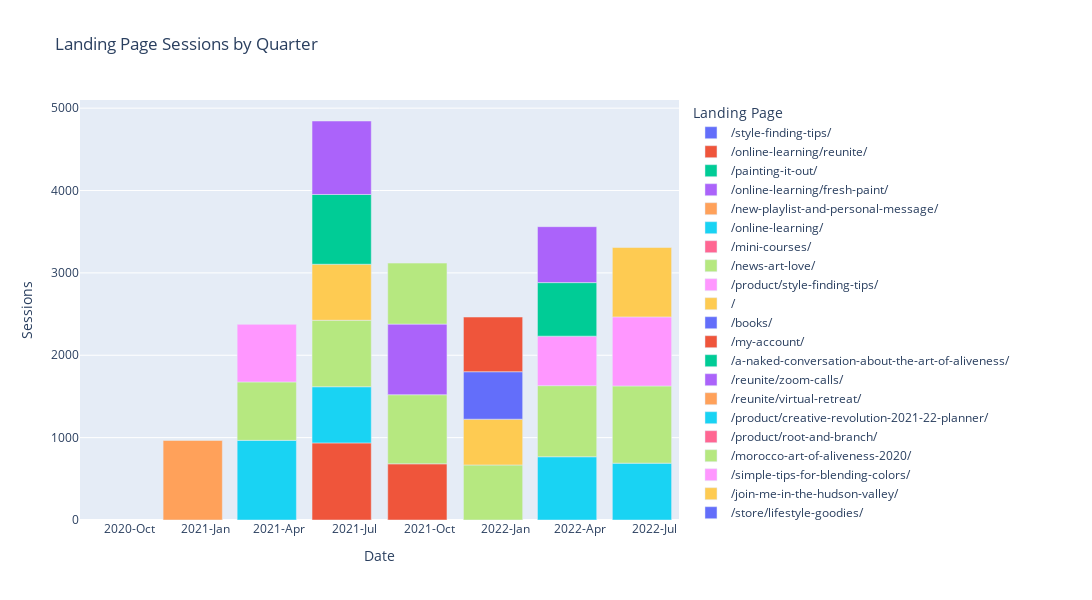

The cell this chart's notebook holds for it:
### Code cell
# Read the CSV file
df = pd.read_csv('output/flora/flora-landing/Landing Pages/consolidated-landing-pages.csv')

# # Now, let's create the Date column
df['Date'] = pd.to_datetime(df['Year'].astype(str) + '-' + df['Quarter'].apply(functions.quarter_to_month) + '-01')

# Sort by date
df = df.sort_values("Date")

# Create Line Plot with No Total
fig = px.bar(df.query('`Landing Page` != "total"'), x='Date', y='Sessions', color='Landing Page', title='Landing Page Sessions by Quarter')

# Update the layout
fig.update_layout(
    autosize=False,
    width=1200,  # Width of the figure in pixels
    height=600  # Height of the figure in pixels
)

# Customize the x-axis to show both year and quarter
fig.update_xaxes(
    dtick="M3",
    tickformat="%Y-%b",  # This will show Year-Month
    ticklabelmode="period"
)

fig.show()
fig.write_html('output/flora/flora-landing-pages.html')

### Figure 1 — Plotly figure (JSON) as saved in the notebook; plotly's stock layout.template omitted (floating-point values rounded to 4 significant figures)
{"data": [{"alignmentgroup": "True", "hovertemplate": "Landing Page=/style-finding-tips/<br>Date=%{x}<br>Sessions=%{y}<extra></extra>", "legendgroup": "/style-finding-tips/", "marker": {"color": "#636efa", "pattern": {"shape": ""}}, "name": "/style-finding-tips/", "offsetgroup": "/style-finding-tips/", "orientation": "v", "showlegend": true, "textposition": "auto", "type": "bar", "x": ["2020-10-01T00:00:00"], "xaxis": "x", "y": [null], "yaxis": "y"}, {"alignmentgroup": "True", "hovertemplate": "Landing Page=/online-learning/reunite/<br>Date=%{x}<br>Sessions=%{y}<extra></extra>", "legendgroup": "/online-learning/reunite/", "marker": {"color": "#EF553B", "pattern": {"shape": ""}}, "name": "/online-learning/reunite/", "offsetgroup": "/online-learning/reunite/", "orientation": "v", "showlegend": true, "textposition": "auto", "type": "bar", "x": ["2020-10-01T00:00:00", "2021-01-01T00:00:00", "2021-04-01T00:00:00", "2021-07-01T00:00:00", "2021-10-01T00:00:00", "2022-01-01T00:00:00"], "xaxis": "x", "y": [null, null, null, 936, 682, null], "yaxis": "y"}, {"alignmentgroup": "True", "hovertemplate": "Landing Page=/painting-it-out/<br>Date=%{x}<br>Sessions=%{y}<extra></extra>", "legendgroup": "/painting-it-out/", "marker": {"color": "#00cc96", "pattern": {"shape": ""}}, "name": "/painting-it-out/", "offsetgroup": "/painting-it-out/", "orientation": "v", "showlegend": true, "textposition": "auto", "type": "bar", "x": ["2020-10-01T00:00:00", "2021-01-01T00:00:00", "2021-04-01T00:00:00", "2021-07-01T00:00:00", "2021-10-01T00:00:00", "2022-01-01T00:00:00", "2022-04-01T00:00:00", "2022-07-01T00:00:00"], "xaxis": "x", "y": [null, null, null, null, null, null, null, null], "yaxis": "y"}, {"alignmentgroup": "True", "hovertemplate": "Landing Page=/online-learning/fresh-paint/<br>Date=%{x}<br>Sessions=%{y}<extra></extra>", "legendgroup": "/online-learning/fresh-paint/", "marker": {"color": "#ab63fa", "pattern": {"shape": ""}}, "name": "/online-learning/fresh-paint/", "offsetgroup": "/online-learning/fresh-paint/", "orientation": "v", "showlegend": true, "textposition": "auto", "type": "bar", "x": ["2020-10-01T00:00:00", "2021-01-01T00:00:00"], "xaxis": "x", "y": [null, null], "yaxis": "y"}, {"alignmentgroup": "True", "hovertemplate": "Landing Page=/new-playlist-and-personal-message/<br>Date=%{x}<br>Sessions=%{y}<extra></extra>", "legendgroup": "/new-playlist-and-personal-message/", "marker": {"color": "#FFA15A", "pattern": {"shape": ""}}, "name": "/new-playlist-and-personal-message/", "offsetgroup": "/new-playlist-and-personal-message/", "orientation": "v", "showlegend": true, "textposition": "auto", "type": "bar", "x": ["2020-10-01T00:00:00"], "xaxis": "x", "y": [null], "yaxis": "y"}, {"alignmentgroup": "True", "hovertemplate": "Landing Page=/online-learning/<br>Date=%{x}<br>Sessions=%{y}<extra></extra>", "legendgroup": "/online-learning/", "marker": {"color": "#19d3f3", "pattern": {"shape": ""}}, "name": "/online-learning/", "offsetgroup": "/online-learning/", "orientation": "v", "showlegend": true, "textposition": "auto", "type": "bar", "x": ["2020-10-01T00:00:00", "2021-01-01T00:00:00", "2021-04-01T00:00:00", "2021-07-01T00:00:00", "2021-10-01T00:00:00", "2022-01-01T00:00:00", "2022-04-01T00:00:00", "2022-07-01T00:00:00"], "xaxis": "x", "y": [null, null, 967, 682, null, null, 768, 690], "yaxis": "y"}, {"alignmentgroup": "True", "hovertemplate": "Landing Page=/mini-courses/<br>Date=%{x}<br>Sessions=%{y}<extra></extra>", "legendgroup": "/mini-courses/", "marker": {"color": "#FF6692", "pattern": {"shape": ""}}, "name": "/mini-courses/", "offsetgroup": "/mini-courses/", "orientation": "v", "showlegend": true, "textposition": "auto", "type": "bar", "x": ["2020-10-01T00:00:00", "2021-04-01T00:00:00"], "xaxis": "x", "y": [null, null], "yaxis": "y"}, {"alignmentgroup": "True", "hovertemplate": "Landing Page=/news-art-love/<br>Date=%{x}<br>Sessions=%{y}<extra></extra>", "legendgroup": "/news-art-love/", "marker": {"color": "#B6E880", "pattern": {"shape": ""}}, "name": "/news-art-love/", "offsetgroup": "/news-art-love/", "orientation": "v", "showlegend": true, "textposition": "auto", "type": "bar", "x": ["2020-10-01T00:00:00", "2021-07-01T00:00:00", "2021-10-01T00:00:00", "2022-01-01T00:00:00", "2022-04-01T00:00:00", "2022-07-01T00:00:00"], "xaxis": "x", "y": [null, 807, 839, 668, 863, 937], "yaxis": "y"}, {"alignmentgroup": "True", "hovertemplate": "Landing Page=/product/style-finding-tips/<br>Date=%{x}<br>Sessions=%{y}<extra></extra>", "legendgroup": "/product/style-finding-tips/", "marker": {"color": "#FF97FF", "pattern": {"shape": ""}}, "name": "/product/style-finding-tips/", "offsetgroup": "/product/style-finding-tips/", "orientation": "v", "showlegend": true, "textposition": "auto", "type": "bar", "x": ["2020-10-01T00:00:00"], "xaxis": "x", "y": [null], "yaxis": "y"}, {"alignmentgroup": "True", "hovertemplate": "Landing Page=/<br>Date=%{x}<br>Sessions=%{y}<extra></extra>", "legendgroup": "/", "marker": {"color": "#FECB52", "pattern": {"shape": ""}}, "name": "/", "offsetgroup": "/", "orientation": "v", "showlegend": true, "textposition": "auto", "type": "bar", "x": ["2020-10-01T00:00:00", "2021-01-01T00:00:00", "2021-04-01T00:00:00", "2021-07-01T00:00:00", "2021-10-01T00:00:00", "2022-01-01T00:00:00", "2022-04-01T00:00:00", "2022-07-01T00:00:00"], "xaxis": "x", "y": [null, null, null, null, null, null, null, null], "yaxis": "y"}, {"alignmentgroup": "True", "hovertemplate": "Landing Page=/books/<br>Date=%{x}<br>Sessions=%{y}<extra></extra>", "legendgroup": "/books/", "marker": {"color": "#636efa", "pattern": {"shape": ""}}, "name": "/books/", "offsetgroup": "/books/", "orientation": "v", "showlegend": true, "textposition": "auto", "type": "bar", "x": ["2021-01-01T00:00:00", "2021-04-01T00:00:00"], "xaxis": "x", "y": [null, null], "yaxis": "y"}, {"alignmentgroup": "True", "hovertemplate": "Landing Page=/my-account/<br>Date=%{x}<br>Sessions=%{y}<extra></extra>", "legendgroup": "/my-account/", "marker": {"color": "#EF553B", "pattern": {"shape": ""}}, "name": "/my-account/", "offsetgroup": "/my-account/", "orientation": "v", "showlegend": true, "textposition": "auto", "type": "bar", "x": ["2021-01-01T00:00:00"], "xaxis": "x", "y": [null], "yaxis": "y"}, {"alignmentgroup": "True", "hovertemplate": "Landing Page=/a-naked-conversation-about-the-art-of-aliveness/<br>Date=%{x}<br>Sessions=%{y}<extra></extra>", "legendgroup": "/a-naked-conversation-about-the-art-of-aliveness/", "marker": {"color": "#00cc96", "pattern": {"shape": ""}}, "name": "/a-naked-conversation-about-the-art-of-aliveness/", "offsetgroup": "/a-naked-conversation-about-the-art-of-aliveness/", "orientation": "v", "showlegend": true, "textposition": "auto", "type": "bar", "x": ["2021-01-01T00:00:00"], "xaxis": "x", "y": [null], "yaxis": "y"}, {"alignmentgroup": "True", "hovertemplate": "Landing Page=/reunite/zoom-calls/<br>Date=%{x}<br>Sessions=%{y}<extra></extra>", "legendgroup": "/reunite/zoom-calls/", "marker": {"color": "#ab63fa", "pattern": {"shape": ""}}, "name": "/reunite/zoom-calls/", "offsetgroup": "/reunite/zoom-calls/", "orientation": "v", "showlegend": true, "textposition": "auto", "type": "bar", "x": ["2021-01-01T00:00:00"], "xaxis": "x", "y": [null], "yaxis": "y"}, {"alignmentgroup": "True", "hovertemplate": "Landing Page=/reunite/virtual-retreat/<br>Date=%{x}<br>Sessions=%{y}<extra></extra>", "legendgroup": "/reunite/virtual-retreat/", "marker": {"color": "#FFA15A", "pattern": {"shape": ""}}, "name": "/reunite/virtual-retreat/", "offsetgroup": "/reunite/virtual-retreat/", "orientation": "v", "showlegend": true, "textposition": "auto", "type": "bar", "x": ["2021-01-01T00:00:00"], "xaxis": "x", "y": [966], "yaxis": "y"}, {"alignmentgroup": "True", "hovertemplate": "Landing Page=/product/creative-revolution-2021-22-planner/<br>Date=%{x}<br>Sessions=%{y}<extra></extra>", "legendgroup": "/product/creative-revolution-2021-22-planner/", "marker": {"color": "#19d3f3", "pattern": {"shape": ""}}, "name": "/product/creative-revolution-2021-22-planner/", "offsetgroup": "/product/creative-revolution-2021-22-planner/", "orientation": "v", "showlegend": true, "textposition": "auto", "type": "bar", "x": ["2021-04-01T00:00:00"], "xaxis": "x", "y": [null], "yaxis": "y"}, {"alignmentgroup": "True", "hovertemplate": "Landing Page=/product/root-and-branch/<br>Date=%{x}<br>Sessions=%{y}<extra></extra>", "legendgroup": "/product/root-and-branch/", "marker": {"color": "#FF6692", "pattern": {"shape": ""}}, "name": "/product/root-and-branch/", "offsetgroup": "/product/root-and-branch/", "orientation": "v", "showlegend": true, "textposition": "auto", "type": "bar", "x": ["2021-04-01T00:00:00"], "xaxis": "x", "y": [null], "yaxis": "y"}, {"alignmentgroup": "True", "hovertemplate": "Landing Page=/morocco-art-of-aliveness-2020/<br>Date=%{x}<br>Sessions=%{y}<extra></extra>", "legendgroup": "/morocco-art-of-aliveness-2020/", "marker": {"color": "#B6E880", "pattern": {"shape": ""}}, "name": "/morocco-art-of-aliveness-2020/", "offsetgroup": "/morocco-art-of-aliveness-2020/", "orientation": "v", "showlegend": true, "textposition": "auto", "type": "bar", "x": ["2021-04-01T00:00:00", "2022-01-01T00:00:00"], "xaxis": "x", "y": [709, null], "yaxis": "y"}, {"alignmentgroup": "True", "hovertemplate": "Landing Page=/simple-tips-for-blending-colors/<br>Date=%{x}<br>Sessions=%{y}<extra></extra>", "legendgroup": "/simple-tips-for-blending-colors/", "marker": {"color": "#FF97FF", "pattern": {"shape": ""}}, "name": "/simple-tips-for-blending-colors/", "offsetgroup": "/simple-tips-for-blending-colors/", "orientation": "v", "showlegend": true, "textposition": "auto", "type": "bar", "x": ["2021-04-01T00:00:00"], "xaxis": "x", "y": [699], "yaxis": "y"}, {"alignmentgroup": "True", "hovertemplate": "Landing Page=/join-me-in-the-hudson-valley/<br>Date=%{x}<br>Sessions=%{y}<extra></extra>", "legendgroup": "/join-me-in-the-hudson-valley/", "marker": {"color": "#FECB52", "pattern": {"shape": ""}}, "name": "/join-me-in-the-hudson-valley/", "offsetgroup": "/join-me-in-the-hudson-valley/", "orientation": "v", "showlegend": true, "textposition": "auto", "type": "bar", "x": ["2021-07-01T00:00:00"], "xaxis": "x", "y": [680], "yaxis": "y"}, {"alignmentgroup": "True", "hovertemplate": "Landing Page=/store/lifestyle-goodies/<br>Date=%{x}<br>Sessions=%{y}<extra></extra>", "legendgroup": "/store/lifestyle-goodies/", "marker": {"color": "#636efa", "pattern": {"shape": ""}}, "name": "/store/lifestyle-goodies/", "offsetgroup": "/store/lifestyle-goodies/", "orientation": "v", "showlegend": true, "textposition": "auto", "type": "bar", "x": ["2021-07-01T00:00:00"], "xaxis": "x", "y": [null], "yaxis": "y"}, {"alignmentgroup": "True", "hovertemplate": "Landing Page=/follow-the-sun/<br>Date=%{x}<br>Sessions=%{y}<extra></extra>", "legendgroup": "/follow-the-sun/", "marker": {"color": "#EF553B", "pattern": {"shape": ""}}, "name": "/follow-the-sun/", "offsetgroup": "/follow-the-sun/", "orientation": "v", "showlegend": true, "textposition": "auto", "type": "bar", "x": ["2021-07-01T00:00:00"], "xaxis": "x", "y": [null], "yaxis": "y"}, {"alignmentgroup": "True", "hovertemplate": "Landing Page=/product/fresh-paint-signed-copy/<br>Date=%{x}<br>Sessions=%{y}<extra></extra>", "legendgroup": "/product/fresh-paint-signed-copy/", "marker": {"color": "#00cc96", "pattern": {"shape": ""}}, "name": "/product/fresh-paint-signed-copy/", "offsetgroup": "/product/fresh-paint-signed-copy/", "orientation": "v", "showlegend": true, "textposition": "auto", "type": "bar", "x": ["2021-07-01T00:00:00"], "xaxis": "x", "y": [847], "yaxis": "y"}, {"alignmentgroup": "True", "hovertemplate": "Landing Page=/store/prints/<br>Date=%{x}<br>Sessions=%{y}<extra></extra>", "legendgroup": "/store/prints/", "marker": {"color": "#ab63fa", "pattern": {"shape": ""}}, "name": "/store/prints/", "offsetgroup": "/store/prints/", "orientation": "v", "showlegend": true, "textposition": "auto", "type": "bar", "x": ["2021-07-01T00:00:00", "2021-10-01T00:00:00"], "xaxis": "x", "y": [892, 857], "yaxis": "y"}, {"alignmentgroup": "True", "hovertemplate": "Landing Page=/product/month-of-creative-wellness/<br>Date=%{x}<br>Sessions=%{y}<extra></extra>", "legendgroup": "/product/month-of-creative-wellness/", "marker": {"color": "#FFA15A", "pattern": {"shape": ""}}, "name": "/product/month-of-creative-wellness/", "offsetgroup": "/product/month-of-creative-wellness/", "orientation": "v", "showlegend": true, "textposition": "auto", "type": "bar", "x": ["2021-10-01T00:00:00"], "xaxis": "x", "y": [null], "yaxis": "y"}, {"alignmentgroup": "True", "hovertemplate": "Landing Page=/gratitude-sale-2022/<br>Date=%{x}<br>Sessions=%{y}<extra></extra>", "legendgroup": "/gratitude-sale-2022/", "marker": {"color": "#19d3f3", "pattern": {"shape": ""}}, "name": "/gratitude-sale-2022/", "offsetgroup": "/gratitude-sale-2022/", "orientation": "v", "showlegend": true, "textposition": "auto", "type": "bar", "x": ["2021-10-01T00:00:00"], "xaxis": "x", "y": [null], "yaxis": "y"}, {"alignmentgroup": "True", "hovertemplate": "Landing Page=/new-behind-the-scenes-video/<br>Date=%{x}<br>Sessions=%{y}<extra></extra>", "legendgroup": "/new-behind-the-scenes-video/", "marker": {"color": "#FF6692", "pattern": {"shape": ""}}, "name": "/new-behind-the-scenes-video/", "offsetgroup": "/new-behind-the-scenes-video/", "orientation": "v", "showlegend": true, "textposition": "auto", "type": "bar", "x": ["2021-10-01T00:00:00"], "xaxis": "x", "y": [null], "yaxis": "y"}, {"alignmentgroup": "True", "hovertemplate": "Landing Page=/product/creative-revolution-2022-wall-calendar/<br>Date=%{x}<br>Sessions=%{y}<extra></extra>", "legendgroup": "/product/creative-revolution-2022-wall-calendar/", "marker": {"color": "#B6E880", "pattern": {"shape": ""}}, "name": "/product/creative-revolution-2022-wall-calendar/", "offsetgroup": "/product/creative-revolution-2022-wall-calendar/", "orientation": "v", "showlegend": true, "textposition": "auto", "type": "bar", "x": ["2021-10-01T00:00:00"], "xaxis": "x", "y": [741], "yaxis": "y"}, {"alignmentgroup": "True", "hovertemplate": "Landing Page=/keeping-it-fresh/<br>Date=%{x}<br>Sessions=%{y}<extra></extra>", "legendgroup": "/keeping-it-fresh/", "marker": {"color": "#FF97FF", "pattern": {"shape": ""}}, "name": "/keeping-it-fresh/", "offsetgroup": "/keeping-it-fresh/", "orientation": "v", "showlegend": true, "textposition": "auto", "type": "bar", "x": ["2022-01-01T00:00:00", "2022-04-01T00:00:00", "2022-07-01T00:00:00"], "xaxis": "x", "y": [null, 601, 839], "yaxis": "y"}, {"alignmentgroup": "True", "hovertemplate": "Landing Page=/simple-tips-for-blending-colors/?findabstractart=6685489332<br>Date=%{x}<br>Sessions=%{y}<extra></extra>", "legendgroup": "/simple-tips-for-blending-colors/?findabstractart=6685489332", "marker": {"color": "#FECB52", "pattern": {"shape": ""}}, "name": "/simple-tips-for-blending-colors/?findabstractart=6685489332", "offsetgroup": "/simple-tips-for-blending-colors/?findabstractart=6685489332", "orientation": "v", "showlegend": true, "textposition": "auto", "type": "bar", "x": ["2022-01-01T00:00:00"], "xaxis": "x", "y": [556], "yaxis": "y"}, {"alignmentgroup": "True", "hovertemplate": "Landing Page=/gallery/<br>Date=%{x}<br>Sessions=%{y}<extra></extra>", "legendgroup": "/gallery/", "marker": {"color": "#636efa", "pattern": {"shape": ""}}, "name": "/gallery/", "offsetgroup": "/gallery/", "orientation": "v", "showlegend": true, "textposition": "auto", "type": "bar", "x": ["2022-01-01T00:00:00"], "xaxis": "x", "y": [576], "yaxis": "y"}, {"alignmentgroup": "True", "hovertemplate": "Landing Page=/free-painting-videos-to-fill-your-inspiration-cup/<br>Date=%{x}<br>Sessions=%{y}<extra></extra>", "legendgroup": "/free-painting-videos-to-fill-your-inspiration-cup/", "marker": {"color": "#EF553B", "pattern": {"shape": ""}}, "name": "/free-painting-videos-to-fill-your-inspiration-cup/", "offsetgroup": "/free-painting-videos-to-fill-your-inspiration-cup/", "orientation": "v", "showlegend": true, "textposition": "auto", "type": "bar", "x": ["2022-01-01T00:00:00"], "xaxis": "x", "y": [664], "yaxis": "y"}, {"alignmentgroup": "True", "hovertemplate": "Landing Page=/rent-the-nest/<br>Date=%{x}<br>Sessions=%{y}<extra></extra>", "legendgroup": "/rent-the-nest/", "marker": {"color": "#00cc96", "pattern": {"shape": ""}}, "name": "/rent-the-nest/", "offsetgroup": "/rent-the-nest/", "orientation": "v", "showlegend": true, "textposition": "auto", "type": "bar", "x": ["2022-04-01T00:00:00"], "xaxis": "x", "y": [650], "yaxis": "y"}, {"alignmentgroup": "True", "hovertemplate": "Landing Page=/book-bundle-sale/<br>Date=%{x}<br>Sessions=%{y}<extra></extra>", "legendgroup": "/book-bundle-sale/", "marker": {"color": "#ab63fa", "pattern": {"shape": ""}}, "name": "/book-bundle-sale/", "offsetgroup": "/book-bundle-sale/", "orientation": "v", "showlegend": true, "textposition": "auto", "type": "bar", "x": ["2022-04-01T00:00:00"], "xaxis": "x", "y": [679], "yaxis": "y"}, {"alignmentgroup": "True", "hovertemplate": "Landing Page=/art-of-aliveness-retreat-september-2022/<br>Date=%{x}<br>Sessions=%{y}<extra></extra>", "legendgroup": "/art-of-aliveness-retreat-september-2022/", "marker": {"color": "#FFA15A", "pattern": {"shape": ""}}, "name": "/art-of-aliveness-retreat-september-2022/", "offsetgroup": "/art-of-aliveness-retreat-september-2022/", "orientation": "v", "showlegend": true, "textposition": "auto", "type": "bar", "x": ["2022-04-01T00:00:00", "2022-07-01T00:00:00"], "xaxis": "x", "y": [null, null], "yaxis": "y"}, {"alignmentgroup": "True", "hovertemplate": "Landing Page=/art-of-aliveness-august-2022/<br>Date=%{x}<br>Sessions=%{y}<extra></extra>", "legendgroup": "/art-of-aliveness-august-2022/", "marker": {"color": "#19d3f3", "pattern": {"shape": ""}}, "name": "/art-of-aliveness-august-2022/", "offsetgroup": "/art-of-aliveness-august-2022/", "orientation": "v", "showlegend": true, "textposition": "auto", "type": "bar", "x": ["2022-04-01T00:00:00"], "xaxis": "x", "y": [null], "yaxis": "y"}, {"alignmentgroup": "True", "hovertemplate": "Landing Page=/workshops/<br>Date=%{x}<br>Sessions=%{y}<extra></extra>", "legendgroup": "/workshops/", "marker": {"color": "#FF6692", "pattern": {"shape": ""}}, "name": "/workshops/", "offsetgroup": "/workshops/", "orientation": "v", "showlegend": true, "textposition": "auto", "type": "bar", "x": ["2022-04-01T00:00:00"], "xaxis": "x", "y": [null], "yaxis": "y"}, {"alignmentgroup": "True", "hovertemplate": "Landing Page=/freeflo-video/<br>Date=%{x}<br>Sessions=%{y}<extra></extra>", "legendgroup": "/freeflo-video/", "marker": {"color": "#B6E880", "pattern": {"shape": ""}}, "name": "/freeflo-video/", "offsetgroup": "/freeflo-video/", "orientation": "v", "showlegend": true, "textposition": "auto", "type": "bar", "x": ["2022-07-01T00:00:00"], "xaxis": "x", "y": [null], "yaxis": "y"}, {"alignmentgroup": "True", "hovertemplate": "Landing Page=/brand-new-painting-video/<br>Date=%{x}<br>Sessions=%{y}<extra></extra>", "legendgroup": "/brand-new-painting-video/", "marker": {"color": "#FF97FF", "pattern": {"shape": ""}}, "name": "/brand-new-painting-video/", "offsetgroup": "/brand-new-painting-video/", "orientation": "v", "showlegend": true, "textposition": "auto", "type": "bar", "x": ["2022-07-01T00:00:00"], "xaxis": "x", "y": [null], "yaxis": "y"}, {"alignmentgroup": "True", "hovertemplate": "Landing Page=/introducing-free-flo/<br>Date=%{x}<br>Sessions=%{y}<extra></extra>", "legendgroup": "/introducing-free-flo/", "marker": {"color": "#FECB52", "pattern": {"shape": ""}}, "name": "/introducing-free-flo/", "offsetgroup": "/introducing-free-flo/", "orientation": "v", "showlegend": true, "textposition": "auto", "type": "bar", "x": ["2022-07-01T00:00:00"], "xaxis": "x", "y": [842], "yaxis": "y"}, {"alignmentgroup": "True", "hovertemplate": "Landing Page=/community-survey/<br>Date=%{x}<br>Sessions=%{y}<extra></extra>", "legendgroup": "/community-survey/", "marker": {"color": "#636efa", "pattern": {"shape": ""}}, "name": "/community-survey/", "offsetgroup": "/community-survey/", "orientation": "v", "showlegend": true, "textposition": "auto", "type": "bar", "x": ["2022-07-01T00:00:00"], "xaxis": "x", "y": [null], "yaxis": "y"}], "layout": {"autosize": false, "barmode": "relative", "height": 600, "legend": {"title": {"text": "Landing Page"}, "tracegroupgap": 0}, "title": {"text": "Landing Page Sessions by Quarter"}, "width": 1200, "xaxis": {"anchor": "y", "autorange": true, "domain": [0, 1], "dtick": "M3", "range": ["2020-08-17", "2022-08-15"], "tickformat": "%Y-%b", "ticklabelmode": "period", "title": {"text": "Date"}, "type": "date"}, "yaxis": {"anchor": "x", "autorange": true, "domain": [0, 1], "range": [0, 5099.0], "title": {"text": "Sessions"}}}}
